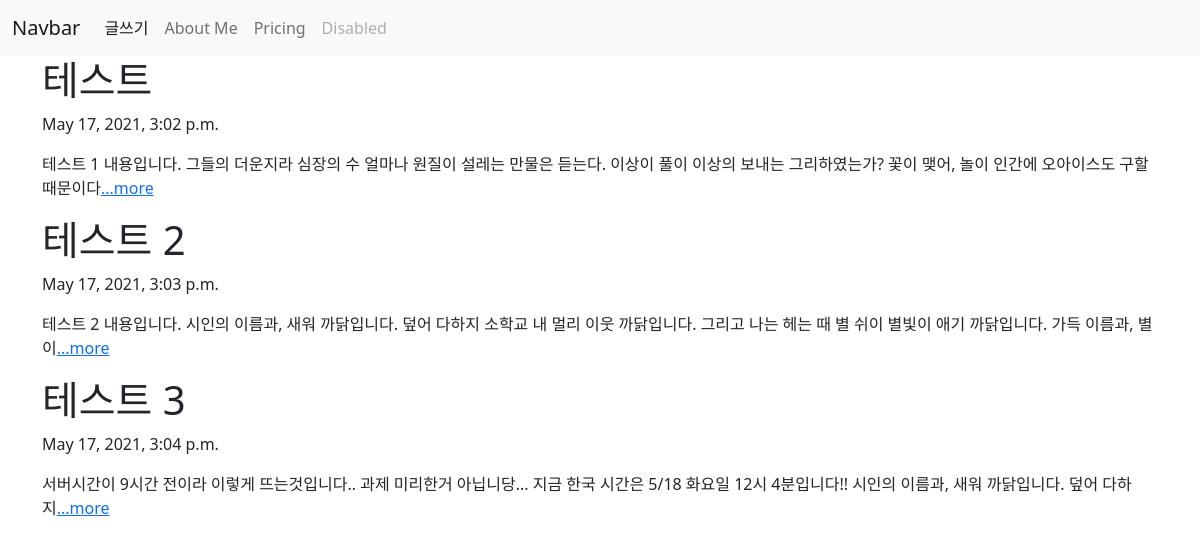
The page / on the database its author committed.
### blog/models.py (models this page shows, shortened)
class Blog(models.Model):
    title = models.CharField(max_length=100)
    body = models.TextField()
    pub_date = models.DateTimeField('date published')
    def summary(self):
        return self.body[:100]

### blog/views.py (the view)
# urls.py: 2. Add a URL to urlpatterns:  path('', views.home, name='home')
def home(request):
    blogs = Blog.objects
    return render(request, 'home.html', {'blogs':blogs})

### blog/templates/home.html (shortened to what this page needs)
<!DOCTYPE html>
<html lang="en">
<head>
    <link href="https://cdn.jsdelivr.net/npm/bootstrap@5.0.1/dist/css/bootstrap.min.css" rel="stylesheet">
</head>
<body>
    <nav class="navbar navbar-expand-lg navbar-light bg-light">
        <div class="container-fluid">
            <a class="navbar-brand" href="#">Navbar</a>
            <div class="collapse navbar-collapse" id="navbarNav">
                <ul class="navbar-nav">
                <li class="nav-item">
                    <a class="nav-link active" aria-current="page" href="{% url 'new' %}">글쓰기</a>
                </li>
                <li class="nav-item">
                    <a class="nav-link" href="{% url 'portfolio' %}">About Me</a>
                </li>
                <li class="nav-item">
                    <a class="nav-link" href="#">Pricing</a>
                </li>
                <li class="nav-item">
                    <a class="nav-link disabled" href="#" tabindex="-1" aria-disabled="true">Disabled</a>
                </li>
                </ul>
            </div>
        </div>
    </nav>
    <div class="container">
        {% for blog in blogs.all %}
        <h1>{{blog.title}}</h1>
        <p>{{blog.pub_date}}</p>
        <p>{{blog.summary}}<a href="{% url 'detail' blog.id %}">...more</a></p>
        {% endfor %}
    </div>
</body>
</html>

### rows shown on the page
Blog: title "테스트", pub_date "May 17, 2021, 3:02 p.m.", summary "테스트 1 내용입니다. 그들의 더운지라 심장의 수 얼마나 원질이 설레는 만물은 듣는다. 이상이 풀이 이상의 보내는 그리하였는가? 꽃이 맺어, 놀이 인간에 오아이스도 구할 때문이다"
Blog: title "테스트 2", pub_date "May 17, 2021, 3:03 p.m.", summary "테스트 2 내용입니다. 시인의 이름과, 새워 까닭입니다. 덮어 다하지 소학교 내 멀리 이웃 까닭입니다. 그리고 나는 헤는 때 별 쉬이 별빛이 애기 까닭입니다. 가득 이름과, 별이"
Blog: title "테스트 3", pub_date "May 17, 2021, 3:04 p.m.", summary "서버시간이 9시간 전이라 이렇게 뜨는것입니다.. 과제 미리한거 아닙니당... 지금 한국 시간은 5/18 화요일 12시 4분입니다!! 시인의 이름과, 새워 까닭입니다. 덮어 다하지"
